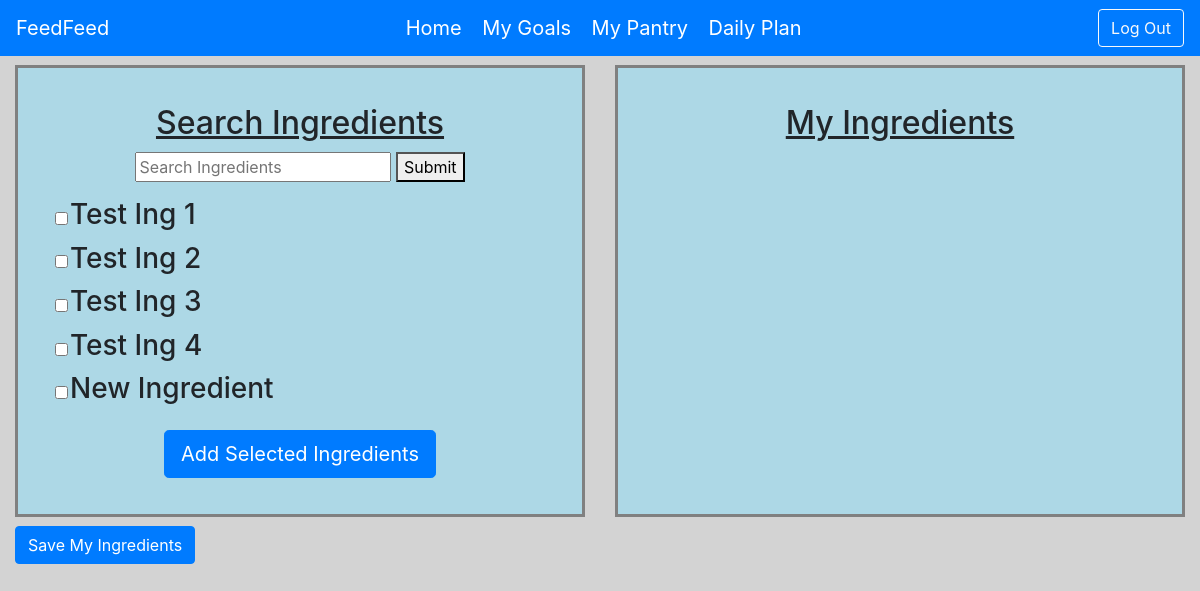
Page /mypantry/ (signed in) on the earlier database version.
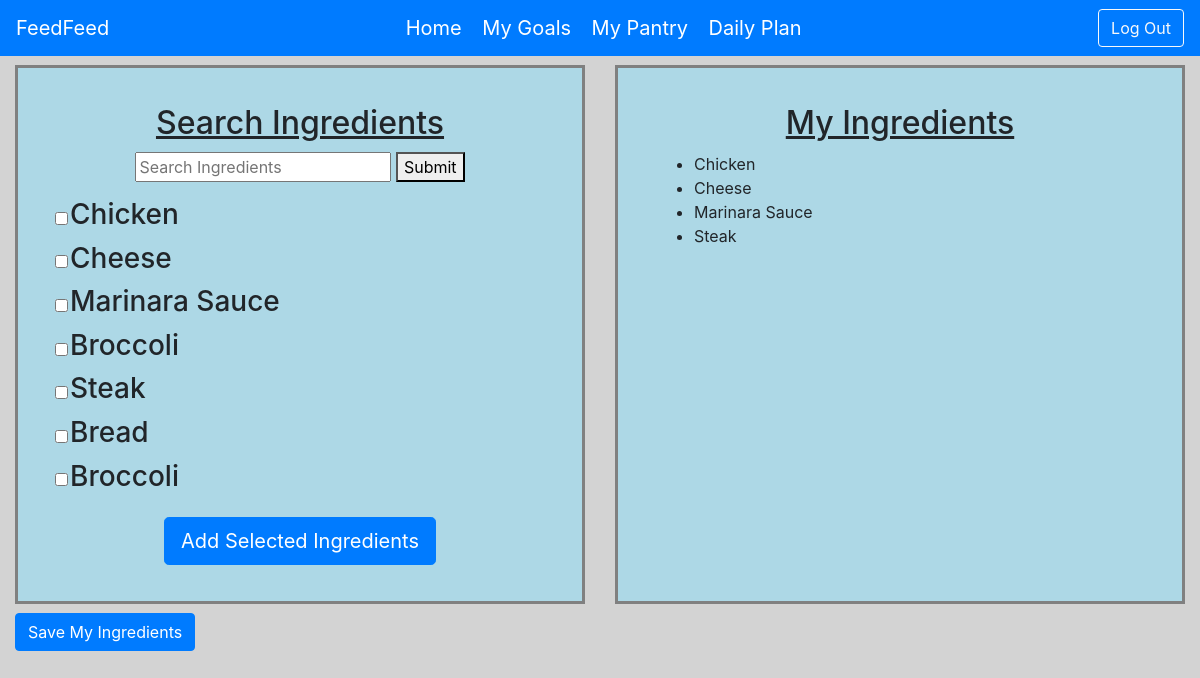
Same page on the later database version.
### tables this page shows
CREATE TABLE "Ingredient" (
	"id"	INTEGER,
	"calories"	REAL,
	"protein"	REAL,
	"carbs"	REAL,
	"fat"	REAL,
	"is_meal"	INTEGER,
	"name"	TEXT,
	PRIMARY KEY("id")
);

### server.py (the view)
@app.route("/mypantry/")
def get_user_pantry():
    conn = sqlite3.connect("Database.db")
    c = conn.cursor()
    rows = c.execute(''' SELECT * FROM Ingredient ''')
    conn2 = sqlite3.connect("Database.db")
    s = conn2.cursor()
    ingredients = s.execute(''' SELECT DISTINCT name FROM Ingredient JOIN UserIngredients
                            ON UserIngredients.ingredient=Ingredient.id WHERE UserIngredients.user=?;''', (session['uid'],)).fetchall()
    return render_template("user_pantry.html", rows=rows, ingredients=ingredients)

### server.py (called while the page is built)
@app.teardown_appcontext
def close_connection(exception):
    db = getattr(g, "_database", None)
    if db is not None:
        db.close()

### templates/user_pantry.html (shortened to what this page needs)
{% extends "user_base.html" %}
{% block resources %}
<link rel="stylesheet" type="text/css" href="/static/styles/pantry_style.css">
{% endblock %}
{% block main %}
<div class="container-fluid">
    <div class="row">
        <div class="col-lg" id="search">
            <h2> Search Ingredients </h2>
            <div class="search-bar">
                <input type="text" id="search_text" placeholder="Search Ingredients">
                <button type="submit" id="search">Submit</button>
            </div>
            <table id="table">
                {%for entry in rows%}
                <tr value="{{entry[6]}}">
                    <td> <input class="check" type="checkbox" name="ing" id="f-add-ingredient" value="{{entry[6]}}" /> </td>
                    <td class="ingName"> <h3> {{entry[6]}} </h3> </td>
                </tr>
                {%endfor%}
            </table>
            <div class="buttons">
                <button type="button" id="addSelected" class="btn btn-primary btn-lg">Add Selected Ingredients</button>
            </div>
        </div>
        <div class="col-lg" id="my_ingredients">
            <h2> My Ingredients </h2>
            <ul id="ingList">
                {%for ingredient in ingredients%}
                <li> {{ingredient[0]}} </li>
                {%endfor%}
            </ul>
        </div>
    </div>
    <button type="button" id="submit-button" class="btn btn-primary btn-large"> Save My Ingredients </button>
</div>
{% endblock %}

### templates/user_base.html (shortened to what this page needs)
<!DOCTYPE html>
<html lang="en">
    <head>
        {% block bootstrap %}
        <link rel="stylesheet" href="https://maxcdn.bootstrapcdn.com/bootstrap/4.5.2/css/bootstrap.min.css">
        {% endblock %}
        {% block resources %}{% endblock %}
    </head>
    <body>
        {% block navBar %}
        <nav class="navbar static-top navbar-expand-lg navbar-dark bg-primary justify-content-between">
                <a class="navbar-brand" href="">FeedFeed</a>
            <div class="navItems">
                <a class="navbar-brand" href="/home/">Home</a>
                <a class="navbar-brand" href="/mygoals/">My Goals</a>
                <a class="navbar-brand" href="/mypantry/">My Pantry</a>
                <a class="navbar-brand" href="/dailyplan/">Daily Plan</a>
            </div>
            <form method="post" action="/">
                <div class="generate">
                    <input class="btn btn-outline-light" type="submit" value="Log Out">
                </div>
            </form>
        </nav>
        {% endblock %}
        <main id="mainContent">
            {%block main %}
            {% endblock %}
        </main>
    </body>
</html>

### static/styles/pantry_style.css (style rules this page uses)
body { background-color: lightgray; }
h2 { text-align: center; text-decoration: underline; margin-bottom: 2%; }
.col-lg { background-color: lightblue; margin: 1% 1.5% 1% 1.5%; padding: 3%; outline-style: solid; outline-color: gray; }
table { margin-top: 3%; margin-bottom: 3%; }
.buttons { text-align: center; }
.search-bar { text-align: center; }

Differences in the rows shown:
changed Ingredient: name "Test Ing 1" → "Chicken"
changed Ingredient: name "Test Ing 2" → "Cheese"
changed Ingredient: name "Test Ing 3" → "Marinara Sauce"
changed Ingredient (number 4 of 7 on the later page): name "Test Ing 4" → "Broccoli"
changed Ingredient: name "New Ingredient" → "Steak"
added Ingredient: name "Bread"
added Ingredient: name "Broccoli"
Other differences:
new list line: "Chicken"
new list line: "Cheese"
new list line: "Marinara Sauce"
new list line: "Steak"
